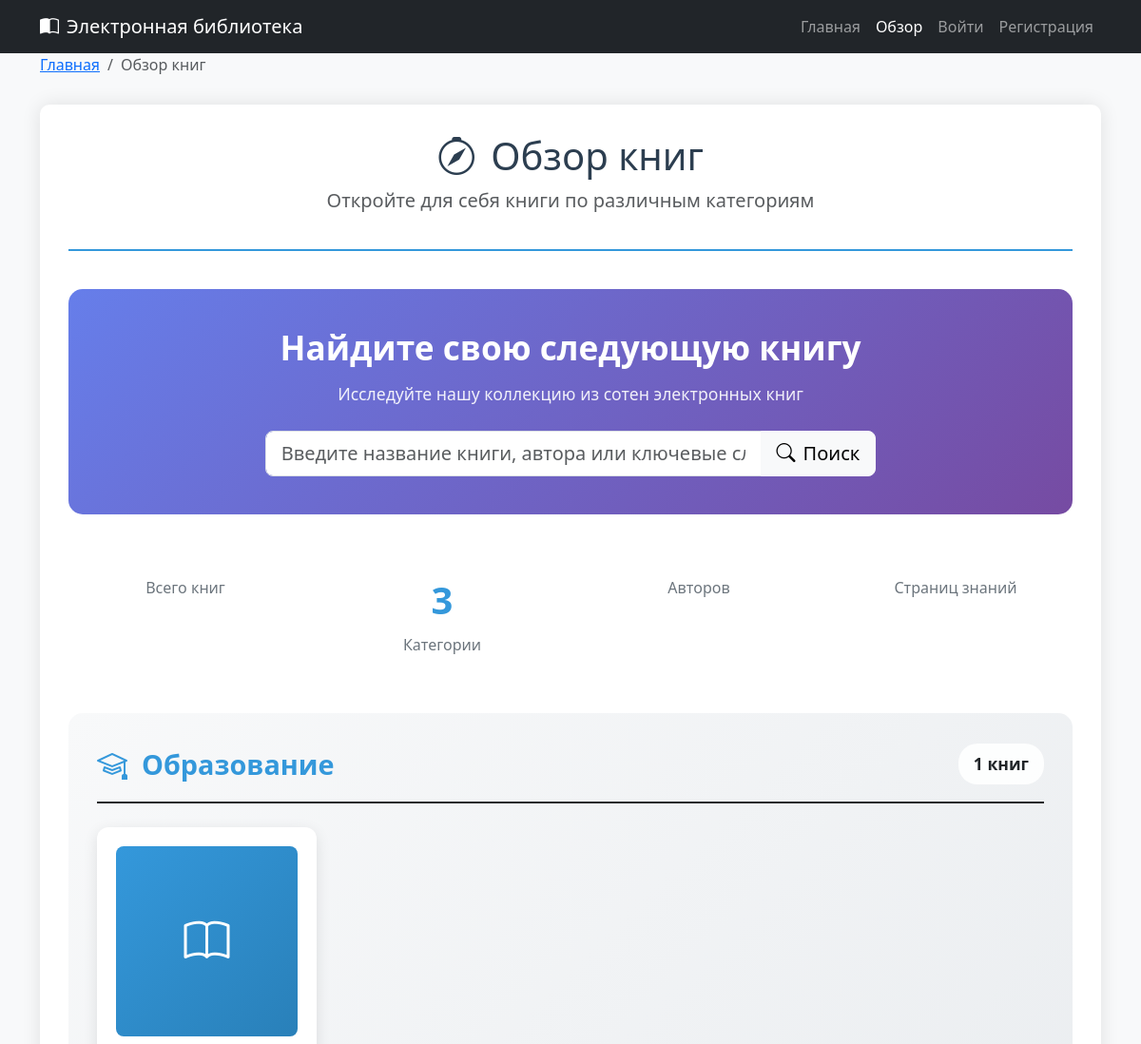
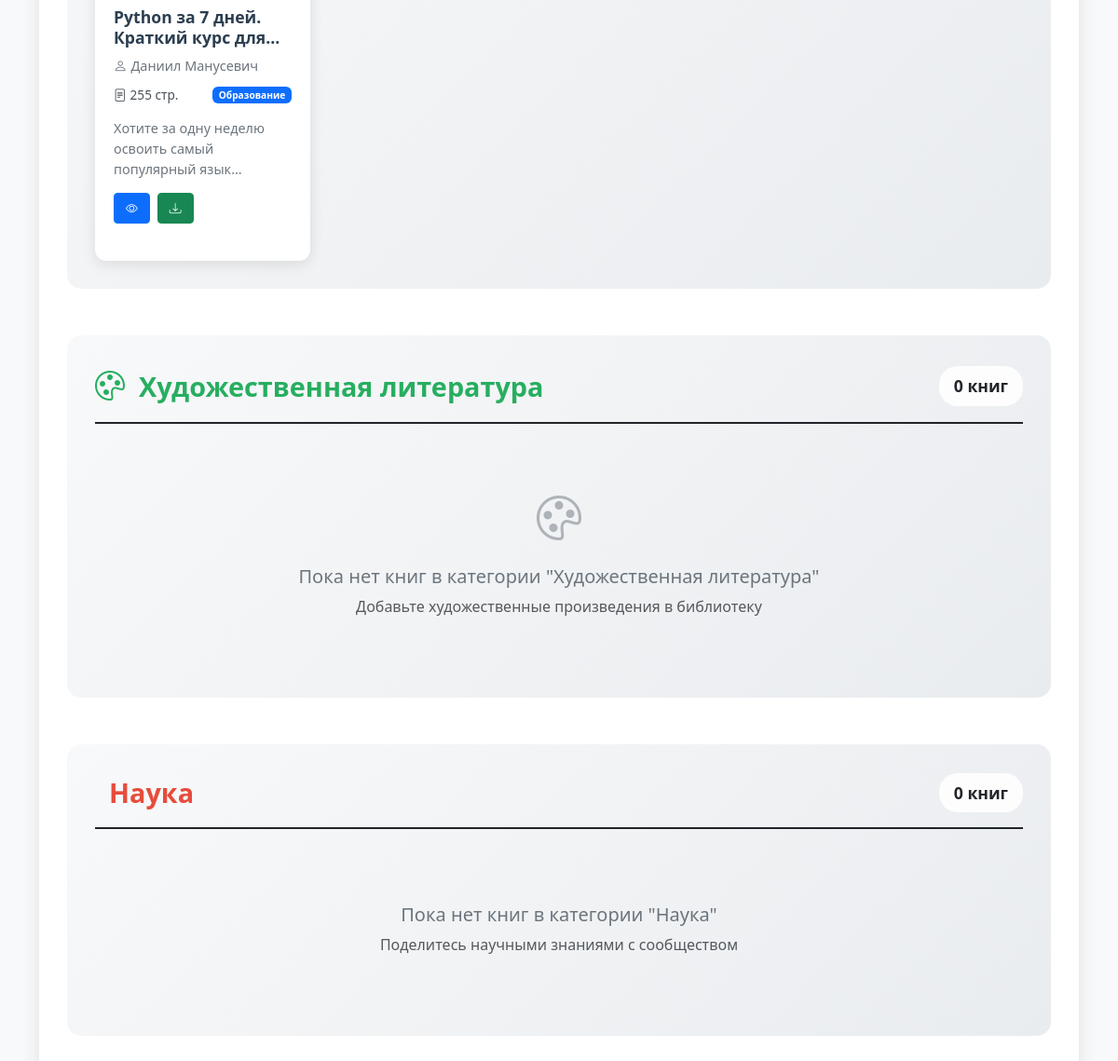
/explore/, run on the app's committed database (2 pictures, top to bottom).
### elibrary_app/models.py (models this page shows, shortened)
class EBooksModel(models.Model):
    title = models.CharField(max_length=150)
    summary = models.TextField(max_length=2000)
    pages = models.CharField(max_length=100)
    pdf = models.FileField(upload_to='pdfs/')
    author = models.CharField(max_length=100)
    category = models.CharField(max_length=300)
    author_id = models.IntegerField(default=0)

### elibrary_app/views.py (the view)
# urls.py: path('explore/', views.explore, name='explore'),
def explore(request):
    edu_books = EBooksModel.objects.filter(category='Education')
    fiction_books = EBooksModel.objects.filter(category='Fiction')
    science_books = EBooksModel.objects.filter(category='Science')
    return render(request, 'explore.html',{
        'edu_books': edu_books,
        'fiction_books': fiction_books,
        'science_books': science_books
    })

### templates/explore.html (shortened to what this page needs)
<!DOCTYPE html>
<html lang="ru">
<head>
    <link href="https://cdn.jsdelivr.net/npm/bootstrap@5.3.0/dist/css/bootstrap.min.css" rel="stylesheet">
</head>
<body>
    <nav class="navbar navbar-expand-lg navbar-dark bg-dark">
        <div class="container">
            <a class="navbar-brand" href="{% url 'home' %}">
                <i class="bi bi-book-half me-2"></i>Электронная библиотека
            </a>
            <div class="navbar-nav ms-auto">
                <a class="nav-link" href="{% url 'home' %}">Главная</a>
                <a class="nav-link active" href="{% url 'explore' %}">Обзор</a>
                {% if user.is_authenticated %}
                    <a class="nav-link" href="{% url 'contri' user.id %}">Мои книги</a>
                    <a class="nav-link" href="{% url 'logout' %}">Выйти</a>
                {% else %}
                    <a class="nav-link" href="{% url 'login' %}">Войти</a>
                    <a class="nav-link" href="{% url 'register' %}">Регистрация</a>
                {% endif %}
            </div>
        </div>
    </nav>
    <div class="container">
        <nav aria-label="breadcrumb" class="nav-breadcrumb">
            <ol class="breadcrumb">
                <li class="breadcrumb-item"><a href="{% url 'home' %}">Главная</a></li>
                <li class="breadcrumb-item active">Обзор книг</li>
            </ol>
        </nav>
        <div class="explore-container">
            <div class="page-header">
                <h1><i class="bi bi-compass me-3"></i>Обзор книг</h1>
                <p class="lead text-muted">Откройте для себя книги по различным категориям</p>
            </div>
            <div class="search-section">
                <h2 class="search-title">Найдите свою следующую книгу</h2>
                <p class="search-subtitle">Исследуйте нашу коллекцию из сотен электронных книг</p>
                <div class="row justify-content-center">
                    <div class="col-md-8">
                        <div class="input-group input-group-lg">
                            <input type="text" class="form-control" placeholder="Введите название книги, автора или ключевые слова...">
                            <button class="btn btn-light" type="button">
                                <i class="bi bi-search me-2"></i>Поиск
                            </button>
                        </div>
                    </div>
                </div>
            </div>
            <div class="stats-grid">
                <div class="row">
                    <div class="col-md-3">
                        <div class="stat-item">
                            <div class="stat-label">Всего книг</div>
                        </div>
                    </div>
                    <div class="col-md-3">
                        <div class="stat-item">
                            <div class="stat-number">3</div>
                            <div class="stat-label">Категории</div>
                        </div>
                    </div>
                    <div class="col-md-3">
                        <div class="stat-item">
                            <div class="stat-label">Авторов</div>
                        </div>
                    </div>
                    <div class="col-md-3">
                        <div class="stat-item">
                            <div class="stat-label">Страниц знаний</div>
                        </div>
                    </div>
                </div>
            </div>
            <div class="category-section category-education">
                <div class="category-header">
                    <div class="category-title">
                        <i class="bi bi-mortarboard category-icon"></i>
                        Образование
                    </div>
                    <div class="books-count">
                        {{ edu_books|length }} книг
                    </div>
                </div>
                <div class="row">
                    {% for book in edu_books %}
                    <div class="col-xl-3 col-lg-4 col-md-6">
                        <div class="book-card">
                            <div class="book-cover">
                                <i class="bi bi-book"></i>
                            </div>
                            <h5 class="book-title">{{ book.title }}</h5>
                            <div class="book-author">
                                <i class="bi bi-person me-1"></i>{{ book.author }}
                            </div>
                            <div class="book-meta">
                                <span class="book-pages">
                                    <i class="bi bi-file-text me-1"></i>{{ book.pages }} стр.
                                </span>
                                <span class="badge bg-primary">Образование</span>
                            </div>
                            <div class="book-summary">
                                {{ book.summary|truncatewords:15 }}
                            </div>
                            <div class="action-buttons">
                                <a href="{% url 'viewBook' book.id %}" class="btn btn-primary btn-sm">
                                    <i class="bi bi-eye"></i>
                                </a>
                                <a href="{{ book.pdf.url }}" class="btn btn-success btn-sm" download>
                                    <i class="bi bi-download"></i>
                                </a>
                            </div>
                        </div>
                    </div>
                    {% endfor %}
                </div>
            </div>
            <div class="category-section category-fiction">
                <div class="category-header">
                    <div class="category-title">
                        <i class="bi bi-palette category-icon"></i>
                        Художественная литература
                    </div>
                    <div class="books-count">
                        {{ fiction_books|length }} книг
                    </div>
                </div>
                <div class="row">
                    {% for book in fiction_books %}
                    <div class="col-xl-3 col-lg-4 col-md-6">
                        <div class="book-card">
                            <div class="book-cover">
                                <i class="bi bi-book"></i>
                            </div>
                            <h5 class="book-title">{{ book.title }}</h5>
                            <div class="book-author">
                                <i class="bi bi-person me-1"></i>{{ book.author }}
                            </div>
                            <div class="book-meta">
                                <span class="book-pages">
                                    <i class="bi bi-file-text me-1"></i>{{ book.pages }} стр.
                                </span>
                                <span class="badge bg-success">Художественная</span>
                            </div>
                            <div class="book-summary">
                                {{ book.summary|truncatewords:15 }}
                            </div>
                            <div class="action-buttons">
                                <a href="{% url 'viewBook' book.id %}" class="btn btn-primary btn-sm">
                                    <i class="bi bi-eye"></i>
                                </a>
                                <a href="{{ book.pdf.url }}" class="btn btn-success btn-sm" download>
                                    <i class="bi bi-download"></i>
                                </a>
                                {% if user.is_authenticated %}
                                <a href="{{ book.pdf.url }}" target="_blank" class="btn btn-outline-success btn-sm">
                                    <i class="bi bi-play-circle"></i>
                                </a>
                                {% endif %}
                            </div>
                        </div>
                    </div>
                    {% empty %}
                    <div class="col-12">
                        <div class="empty-category">
                            <div class="empty-icon">
                                <i class="bi bi-palette"></i>
                            </div>
                            <h5>Пока нет книг в категории "Художественная литература"</h5>
                            <p class="text-muted">Добавьте художественные произведения в библиотеку</p>
                        </div>
                    </div>
                    {% endfor %}
                </div>
            </div>
            <div class="category-section category-science">
                <div class="category-header">
                    <div class="category-title">
                        Наука
                    </div>
                    <div class="books-count">
                        {{ science_books|length }} книг
                    </div>
                </div>
                <div class="row">
                    {% for book in science_books %}
                    <div class="col-xl-3 col-lg-4 col-md-6">
                        <div class="book-card">
                            <div class="book-cover">
                                <i class="bi bi-book"></i>
                            </div>
                            <h5 class="book-title">{{ book.title }}</h5>
                            <div class="book-author">
                                <i class="bi bi-person me-1"></i>{{ book.author }}
                            </div>
                            <div class="book-meta">
                                <span class="book-pages">
                                    <i class="bi bi-file-text me-1"></i>{{ book.pages }} стр.
                                </span>
                                <span class="badge bg-warning text-dark">Наука</span>
                            </div>
                            <div class="book-summary">
                                {{ book.summary|truncatewords:15 }}
                            </div>
                            <div class="action-buttons">
                                <a href="{% url 'viewBook' book.id %}" class="btn btn-primary btn-sm">
                                    <i class="bi bi-eye"></i>
                                </a>
                                <a href="{{ book.pdf.url }}" class="btn btn-success btn-sm" download>
                                    <i class="bi bi-download"></i>
                                </a>
                                {% if user.is_authenticated %}
                                <a href="{{ book.pdf.url }}" target="_blank" class="btn btn-outline-warning btn-sm">
                                    <i class="bi bi-play-circle"></i>
                                </a>
                                {% endif %}
                            </div>
                        </div>
                    </div>
                    {% empty %}
                    <div class="col-12">
                        <div class="empty-category">
                            <h5>Пока нет книг в категории "Наука"</h5>
                            <p class="text-muted">Поделитесь научными знаниями с сообществом</p>
                        </div>
                    </div>
                    {% endfor %}
                </div>
            </div>
        </div>
    </div>
    <link rel="stylesheet" href="https://cdn.jsdelivr.net/npm/bootstrap-icons@1.10.0/font/bootstrap-icons.css">
</body>
</html>

### templates/explore.html (style rules this page uses)
body { background-color: #f8f9fa; font-family: 'Segoe UI', Tahoma, Geneva, Verdana, sans-serif; }
.explore-container { max-width: 1400px; margin: 30px auto; padding: 30px; background-color: white; border-radius: 10px; box-shadow: 0 0 20px rgba(0, 0, 0, 0.1); }
.page-header { text-align: center; margin-bottom: 40px; color: #2c3e50; border-bottom: 2px solid #3498db; padding-bottom: 20px; }
.category-section { margin-bottom: 50px; padding: 30px; border-radius: 15px; background: linear-gradient(135deg, #f8f9fa 0%, #e9ecef 100%); }
.category-header { display: flex; justify-content: space-between; align-items: center; margin-bottom: 25px; padding-bottom: 15px; border-bottom: 2px solid; }
.category-title { display: flex; align-items: center; font-weight: 700; font-size: 1.8rem; }
.category-icon { font-size: 2rem; margin-right: 15px; }
.books-count { background: rgba(255, 255, 255, 0.9); padding: 8px 16px; border-radius: 20px; font-weight: 600; font-size: 1.1rem; }
.book-card { border: none; border-radius: 12px; padding: 20px; margin-bottom: 20px; background: white; box-shadow: 0 4px 15px rgba(0, 0, 0, 0.1); transition: all 0.3s ease; height: 100%; }
.book-cover { width: 100%; height: 200px; border-radius: 8px; display: flex; align-items: center; justify-content: center; color: white; font-size: 3rem; margin-bottom: 15px; }
.book-title { font-weight: 700; color: #2c3e50; margin-bottom: 8px; line-height: 1.3; font-size: 1.1rem; display: -webkit-box; -webkit-line-clamp: 2; -webkit-box-orient: vertical; overflow: hidden; }
.book-author { color: #6c757d; font-size: 0.9rem; margin-bottom: 10px; }
.book-meta { display: flex; justify-content: space-between; align-items: center; margin-bottom: 15px; font-size: 0.85rem; }
.book-pages { color: #495057; font-weight: 500; }
.book-summary { color: #6c757d; font-size: 0.9rem; line-height: 1.5; display: -webkit-box; -webkit-line-clamp: 3; -webkit-box-orient: vertical; overflow: hidden; margin-bottom: 15px; }
.action-buttons { display: flex; gap: 8px; }
.btn-sm { padding: 6px 12px; font-size: 0.8rem; }
.search-section { background: linear-gradient(135deg, #667eea 0%, #764ba2 100%); color: white; padding: 40px; border-radius: 15px; margin-bottom: 40px; text-align: center; }
.search-title { font-size: 2.2rem; font-weight: 700; margin-bottom: 15px; }
.search-subtitle { font-size: 1.1rem; opacity: 0.9; margin-bottom: 25px; }
.stats-grid { margin-bottom: 40px; }
.stat-item { text-align: center; padding: 20px; }
.stat-number { font-size: 2.5rem; font-weight: bold; color: #3498db; margin-bottom: 5px; }
.stat-label { font-size: 1rem; color: #6c757d; font-weight: 500; }
.nav-breadcrumb { background-color: transparent; padding: 0; margin-bottom: 20px; }
.category-education { border-color: #3498db; }
.category-education .category-title { color: #3498db; }
.category-education .book-cover { background: linear-gradient(135deg, #3498db, #2980b9); }
.category-fiction { border-color: #27ae60; }
.category-fiction .category-title { color: #27ae60; }
.category-science { border-color: #e74c3c; }
.category-science .category-title { color: #e74c3c; }
.empty-category { text-align: center; padding: 40px; color: #6c757d; }
.empty-icon { font-size: 3rem; margin-bottom: 15px; opacity: 0.5; }

### data on the page
EBooksModel: title "Python за 7 дней. Краткий курс…", author "Даниил Манусевич", pages "255", summary "Хотите за одну неделю освоить самый популярный…"

### other printed values
{{ edu_books|length }} "1"
{{ fiction_books|length }} "0"
{{ science_books|length }} "0"
